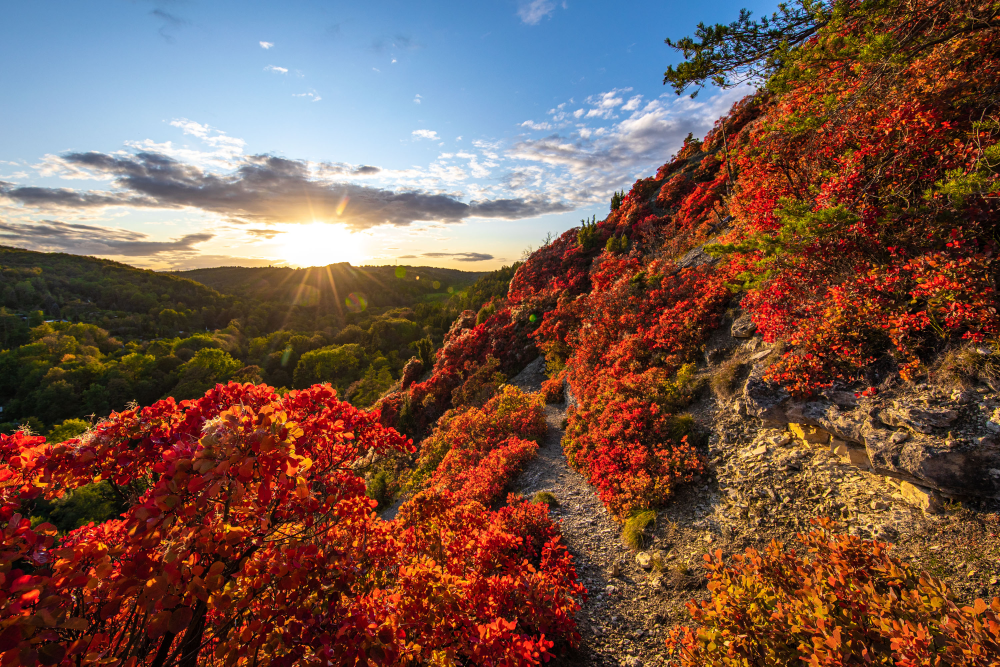
#> input picture module_1/images/test.jpg, 3000 x 2000 px (shown at 1/3 size)
$ python 8_crop.py --image images/test.jpg
#> lines starting #> are read from the running program, lines starting #| are printed output that depends on the picture
import numpy as np
import cv2
import argparse

ap = argparse.ArgumentParser()
ap.add_argument('-i', '--image', required=True, help='Path to image')
args = vars(ap.parse_args())

image = cv2.imread(args['image'])
#> image is the input picture: shape (2000, 3000, 3); mean B, G, R 73.7, 86, 118
cv2.imshow('Original', image)
cv2.waitKey(0)

# cropping is achieved by simply slicing the numy array
face = image[85:250, 85:220]
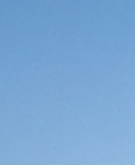
#> face: shape (165, 135, 3); mean B, G, R 211.9, 167.1, 121.7
cv2.imshow('face', face)
cv2.waitKey(0)

# cropping the entire body
body = image[90:450, 0:290]
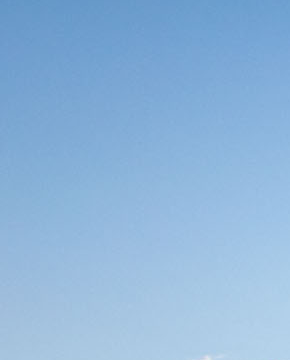
#> body: shape (360, 290, 3); mean B, G, R 218.9, 181.1, 141.5
cv2.imshow('body', body)
cv2.waitKey(0)

# cropping peaple in the back
people = image[173:235, 13:81]
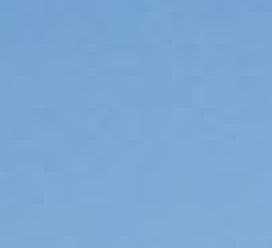
#> people: shape (62, 68, 3) (shown 4 times larger); mean B, G, R 210.7, 167.3, 123.4
cv2.imshow('people in the back', people)
cv2.waitKey(0)

# cropping the boat
boat = image[124:212, 225:380]
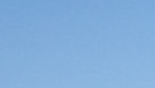
#> boat: shape (88, 155, 3); mean B, G, R 218.8, 174.6, 130.2
cv2.imshow('boat', boat)
cv2.waitKey(0)

$ run again, on module_1/images/bricks.png
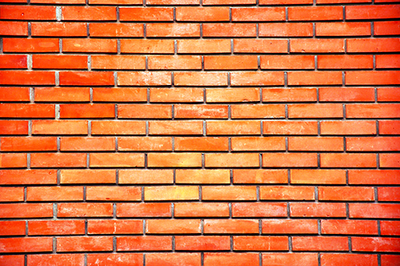
#> input picture module_1/images/bricks.png, 400 x 266 px
#> image is the input picture: shape (266, 400, 3); mean B, G, R 66.4, 117, 216.7
#> `body = image[90:450, 0:290]`:
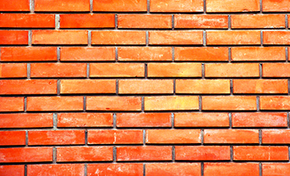
#> body: shape (176, 290, 3); mean B, G, R 70.6, 125.4, 219.2
#> `boat = image[124:212, 225:380]`:
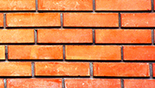
#> boat: shape (88, 155, 3); mean B, G, R 76.5, 129.2, 218.2
